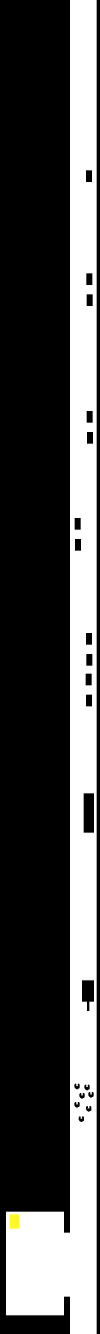
#> input picture data/ultimate_mapa.png, 300 x 4000 px (shown at 1/3 size)
$ python main.py
#> lines starting #> are read from the running program, lines starting #| are printed output that depends on the picture; after the words box and inside, x2 and y2 are one past the last pixel; in counts of white or black regions, pixels touching at a corner belong together
### DoStuff.py
import cv2
import numpy as np
import math
import matplotlib.pyplot as plt
from StateLatticeClass import *


def generate_sl_points(pixels_per_m, angle_step, lin_number):
    # Funkcja generująca punkty, podawane argumenty to liczba pixeli na metr, krok w stopniach i liczba generowanych
    # punktow
    #
#> called with pixels_per_m = 10, angle_step = 5, lin_number = 5
    sl_points = []
    # wyliczany jest indeks srodkowego puntku, ktory zostanie ustalony jak jazda prosto na krotszy dystans niz zakret
    lin_middle = int((lin_number - 1) / 2)
    for sl_step in range(lin_number):
        # sprawdzany jest czy indeks jest indeksem jazdy prosto
        if sl_step == lin_middle:
            # metr do przodu w osi x
            sl_x = 1 * pixels_per_m
            sl_y = 0
            # Przekazanie punktu do listy z argumentami niezbędnymi do dodania go do drzewa
            # Są to odpowiednio wspolrzedne, kat skrecenia opon, nazwa i koszt
            sl_points.append((sl_x, sl_y, 0, '0f', 10))
        else:
            # w przypadku skrętu przejechany dystans w x to zawsze 2 metry
            sl_x = 2 * pixels_per_m
            # następnie w zależności od kata skretu opon (rysunek przedstawiajacy te operacje jest w readme) wyliczana
            # jest wspolrzedna w y
            sl_radius = sl_x / np.sin(abs(sl_step - lin_middle) * np.radians(angle_step))
            sl_y = -(sl_step - lin_middle) / abs(sl_step - lin_middle) \
                   * (sl_radius - np.cos(abs(sl_step - lin_middle) * np.radians(angle_step)) * sl_radius)
            # Przekazanie punktu do listy z argumentami niezbędnymi do dodania go do drzewa
            sl_points.append((sl_x, sl_y, (sl_step - lin_middle) * angle_step, str((sl_step - lin_middle) * angle_step)
                              + 'f', abs(sl_step - lin_middle) * angle_step / 2 + 20))
    # [14 lines of commented-out code are left out]
    return sl_points


def generate_sl_paths(pixels_per_m, angle_step, lin_number):
    # sciezki sa generowane podobnie jak punkty, z tym ze zamiast tylko ostatniego zapisywane sa iteracyjnie wszystkie
#> called with pixels_per_m = 10, angle_step = 5, lin_number = 5
    paths = dict()
    lin_middle = int((lin_number - 1) / 2)
    for path_step in range(lin_number):
        path_points = []
        if path_step == lin_middle:
            xs = np.linspace(0, 10, 11, dtype=np.int32)
            for xy in range(11):
                path_point = [xs[xy], 0]
                path_points.append(path_point)
        else:
            for i in range(0, 31):
                rad = i / 30 * abs(path_step - lin_middle) * np.radians(angle_step)
                radius = 2 / np.sin(abs(path_step - lin_middle) * np.radians(angle_step))
                x = (np.sin(rad) * radius) * pixels_per_m
                y = -(path_step - lin_middle) / abs(path_step - lin_middle) * (radius - np.cos(rad) * radius) \
                    * pixels_per_m
                path_point = [x, y]
                path_points.append(path_point)

        name = str((path_step - lin_middle) * angle_step) + 'f'
        paths[name] = path_points
    for path_step in range(lin_number):
        path_points = []
        if path_step == lin_middle:
            xs = np.linspace(0, -10, 11, dtype=np.int32)
            for xy in range(11):
                path_point = [xs[xy], 0]
                path_points.append(path_point)
        else:
            for i in range(0, 31):
                rad = i / 30 * abs(path_step - lin_middle) * np.radians(angle_step)
                radius = 2 / np.sin(abs(path_step - lin_middle) * np.radians(angle_step))
                x = (np.sin(rad) * radius) * pixels_per_m
                y = -(path_step - lin_middle) / abs(path_step - lin_middle) * (radius - np.cos(rad) * radius) \
                    * pixels_per_m
                path_point = [-x, -y]
                path_points.append(path_point)
        name = str((path_step - lin_middle) * angle_step) + 'r'
        paths[name] = path_points
    return paths


def generate_sl_collision_paths(pixels_per_m, angle_step, lin_number):
    # punkty kolizji generowane sa jak sciezki z mniejsza iloscia iteracji, ale oprocz tego dodawane sa boxy dookola
    # kazdego punktu z rozmiarem w pixelach zdefiniowanym w zmiennej box_size
#> called with pixels_per_m = 10, angle_step = 5, lin_number = 5
    paths = dict()
    box_size = 10
    lin_middle = int((lin_number - 1) / 2)
    for path_step in range(lin_number):
        path_points = []
        if path_step == lin_middle:
            xs = np.linspace(0, 10, 4, dtype=np.int32)
            for xy in range(4):
                path_point = [xs[xy], 0]
                path_points.append(path_point)
                path_points.append([xs[xy] + box_size, box_size])
                path_points.append([xs[xy] + box_size, - box_size])
                path_points.append([xs[xy] - box_size, - box_size])
                path_points.append([xs[xy] - box_size, box_size])
        else:
            for i in range(0, 11):
                rad = i / 10 * abs(path_step - lin_middle) * np.radians(angle_step)
                radius = 2 / np.sin(abs(path_step - lin_middle) * np.radians(angle_step))
                x = (np.sin(rad) * radius) * pixels_per_m
                y = -(path_step - lin_middle) / abs(path_step - lin_middle) * (radius - np.cos(rad) * radius) \
                    * pixels_per_m
                path_point = [x, y]
                path_points.append(path_point)
                corner_x, corner_y = Point.do_rotate(i / 10 * (path_step - lin_middle) * angle_step, box_size, box_size)
                path_points.append([x + corner_x, y + corner_y])
                path_points.append([x + corner_y, y - corner_x])
                path_points.append([x - corner_x, y - corner_y])
                path_points.append([x - corner_y, y + corner_x])

        name = str((path_step - lin_middle) * angle_step) + 'f'
        paths[name] = path_points
    for path_step in range(lin_number):
        path_points = []
        if path_step == lin_middle:
            xs = np.linspace(0, -10, 6, dtype=np.int32)
            for xy in range(6):
                path_point = [xs[xy], 0]
                path_points.append(path_point)
                path_points.append([xs[xy] + box_size, box_size])
                path_points.append([xs[xy] + box_size, - box_size])
                path_points.append([xs[xy] - box_size, - box_size])
                path_points.append([xs[xy] - box_size, box_size])
        else:
            for i in range(0, 11):
                rad = i / 10 * abs(path_step - lin_middle) * np.radians(angle_step)
                radius = 2 / np.sin(abs(path_step - lin_middle) * np.radians(angle_step))
                x = (np.sin(rad) * radius) * pixels_per_m
                y = -(path_step - lin_middle) / abs(path_step - lin_middle) * (radius - np.cos(rad) * radius) \
                    * pixels_per_m
                path_point = [-x, -y]
                path_points.append(path_point)
                corner_x, corner_y = Point.do_rotate(i / 10 * (path_step - lin_middle) * angle_step, box_size, box_size)
                path_points.append([-x + corner_x, -y + corner_y])
                path_points.append([-x + corner_y, -y - corner_x])
                path_points.append([-x - corner_x, -y - corner_y])
                path_points.append([-x - corner_y, -y + corner_x])
        name = str((path_step - lin_middle) * angle_step) + 'r'
        paths[name] = path_points

    # [4 lines of commented-out code are left out]

    return paths


def is_in_map(checked_point, map_height, map_width):
    # finkcja sprawdzajaca czy dany punkt jest na mapie
    if 15 < checked_point.x < map_height - 15 and 15 < checked_point.y < map_width - 15:
        return True
    else:
        return False


# [34 lines of commented-out code are left out]


def read_ultimate_map():
    # funkcja wczytujaca ostateczna mape z miejscem na parking, zwracajaca poza sama mapa rowniez pozycje startowa,
    # koncowa a takze wymiary okienka na ktorym planowany jest ruch
    map_name = "data/ultimate_mapa.png"
    map = cv2.imread(map_name)
    map = np.transpose(map, (1, 0, 2))
    width = 250
    height = 300
    start_pos = (260, 60)
    start = Point(start_pos, None, 270, 0)
    return map, width, height, start_pos, start


def point_finder(queue, end_found, list_of_points, height, width, points, array_of_collision, end_pos, map, end_frame):
    # funkcja dodajaca nowe punkty do drzewa
    # jako argumenty podawana jest kolejka punktow jeszcze nie sprawdzonych, flaga odnosnie znalezienia konca, lista
    # wszystkich punktow, rozmiary okienka, lista z predefiniowanymi punktami i lista kolizji, pozycja koncowa, mapa
    # i flaga znalezienia okienka ze sciezka do pozycji koncowej
    while queue:
        # kolejka sortowana jest po heurystyce
        queue = sorted(queue, key=lambda e: e.heuristics)
        # pobierany jest pierwszy element kolejki
        point = queue.pop(0)
        # generowane sa punkty w odniesieniu do obecnie badanego punktu
        new_points = point.get_state_lattice(list_of_points)
        for new_point in new_points:
            # definiowana jest flaga czy punkt sie nadaje do drzewa
            is_new = True
            # sprawdzamy czy punkt jest na mapie
            if not is_in_map(new_point, height, width):
                continue
            # sprawdzamy czy nie istnieje juz punkt o zblizonej pozycji i orientacji zeby go nie dublowac
            for point in points:
                if abs(new_point.x - point.x) < 15 and abs(new_point.y - point.y) < 15 \
                        and abs(new_point.orientation - point.orientation) <= 1:
                    is_new = False
                    break
            # sprawdzane sa kolizje
            collisions = new_point.return_path(array_of_collision)
            for collision_point in collisions:
                if map[collision_point[0], collision_point[1], 0] == 0:
                    is_new = False
            # jesli faga nie zostala zmieniona, to punkt jest dodawany do list punktow i do kolejki
            if is_new:
                points.append(new_point)
                queue.append(new_point)
                # map[new_point.x, new_point.y] = [1, 1, 255]
                # cv2.imshow('map', map)
                # cv2.waitKey(0)
                # jesli punkt jest w pozycji koncowej przekazywana zmieniana jest flaga
                if abs(new_point.y - end_pos[1]) < 15 and abs(new_point.x - end_pos[0]) < 15\
                        and abs(new_point.orientation % 360 - end_pos[2]) <= 0:
                    if end_frame:
                        end_found = True
                        # print("end found!")
                    break
        # if len(queue) > 200:
        #     break
    return end_found


def create_path(points, array_of_paths, map):
    # narysowanie sciezki na podstawie predefiniowanych wektorow punktow
    for point2 in points:
        path = point2.return_path(array_of_paths)
        if path:
            for point in path:
                map[point[0], point[1]] = [255, 0, 0]


def draw_path(map, points, end_found, end_pos, array_of_paths):
    # narysowanie sciezki ktora zostala wybrana
    # w przypadku gdy nie znaleziono globalnego punktu koncowego, sciezka bedzie prowadzona do lokalnego punktu
    # znajdujacego sie na prawym pasie ruchu
    finish_points = []
    if not end_found:
        for finished_point in points:
            if finished_point.y > 200:
                finish_points.append(finished_point)
    else:
        for finished_point in points:
            if abs(finished_point.y - end_pos[1]) <= 15 and abs(finished_point.x - end_pos[0]) <= 15 \
                    and abs(finished_point.orientation % 360 - end_pos[2]) <= 0:
                finish_points.append(finished_point)
                break
    # print(end_found)
    # if end_found:
    # print(len(finish_points))
    finish_points = sorted(finish_points, key=lambda e: e.heuristics)
    path = [finish_points[0]]

    while True:
        if not len(path) == 0:
            if path[-1].distance == 0:
                break
            for point in points:
                if point.x == path[-1].parent[0] and point.y == path[-1].parent[1]:
                    path.append(point)
                    break
        else:
            break
    if not len(path) == 0:
        for point2 in path:
            path_from_point = point2.return_path(array_of_paths)
            if path_from_point:
                for point in path_from_point:
                    map[point[0], point[1]] = [0, 0, 255]
    map[end_pos[0], end_pos[1]] = [0, 255, 0]

    return map, path[-2]

### StateLatticeClass.py
import cv2
import numpy as np
import math

class Point:
    def __init__(self, position, parent, orientation, distance, name='0f', parent_orient=None, parent_distance=None, reverse=False):
        self.position = position
        self.x = position[0]
        self.y = position[1]
        self.parent = parent
        self.parent_orient = parent_orient
        self.orientation = orientation
        if parent_distance:
            self.distance = parent_distance + distance
        else:
            self.distance = distance
        self.heuristics = self.calculate_heuristics() + self.distance + 3*abs(260 - self.x)
        self.name = name
        self.reverse = reverse

    def __str__(self):
        return f'Class Point:\nPosition: {self.position}\nParent: {self.parent}\n' \
               f'Orientation: {self.orientation}\nHeuristics: {self.heuristics}\nDistance: {self.distance}'

    def calculate_heuristics(self):
        # obliczana jest heurystyka, po fakcie widze ze nie dodalismy tutaj flagi zeby liczylo ja od globalnego punktu
        # jesli jest on osiagalny na obecnym okienku
        return math.sqrt(abs(self.position[0] - 240) * abs(self.position[0] - 240) + abs(self.position[1] - 60) *
                         abs(self.position[1] - 60))

    @staticmethod
    def do_rotate(angle, x, y):
        # funkcja obracajaca punkt o kat, w sumie powinna znalezc sie poza klasa
        rad = np.radians(angle)
        x_prim = x * np.cos(-rad) - y * np.sin(-rad)
        y_prim = x * np.sin(-rad) + y * np.cos(-rad)
        return x_prim, y_prim

    def get_state_lattice(self, points_list):
        # Obrot i przesuniecie predefiniowanych punktow na podstawie obecnego punktu
        sl_points = []
        for point_x, point_y, orientation, name, cost in points_list:
            # ograniczenie maksymalnej zmiany kata skretu kol do 15 stopni na jeden przejechany odcinek
            if abs(int(self.name[:-1]) - orientation) <= 15:
                x, y = self.do_rotate(self.orientation, point_x, point_y)
                orient = orientation + self.orientation
                sl_points.append(Point((int(x) + self.x, int(y) + self.y), self.position, orient, cost, name, self.name,
                                       self.distance, False))
        return sl_points

    def return_path(self, paths_list):
        # zwrocenie odpowiedniego wektora punktow z listy predefiniowanych sciezek na podstawie danych o poprzednim
        # punkcie
        path_points = []
        if self.parent:
            path = paths_list[self.name]
            for point_from_list in path:
                if abs(int(self.name[:-1]) - int(self.parent_orient[:-1])) <= 15:
                    orient = self.orientation - int(self.name[:-1])
                    x, y = self.do_rotate(orient, point_from_list[0], point_from_list[1])
                    path_points.append((self.parent[0] + int(x), self.parent[1] + int(y)))
        return path_points

### main.py
import cv2
import numpy as np
import math
import matplotlib.pyplot as plt
from time import time

from StateLatticeClass import *
from DoStuff import *

# definicja zmiennych potrzebnych do generacji punktow i sciezek
pixels_p_m = 10
angle_st = 5
lines_number = 5
list_of_points = generate_sl_points(pixels_p_m, angle_st, lines_number)
array_of_paths = generate_sl_paths(pixels_p_m, angle_st, lines_number)
array_of_collision = generate_sl_collision_paths(pixels_p_m, angle_st, lines_number)
# wyswietlenie jako wykresu wygenerowanych punktow
for name in array_of_collision:
    path = np.asarray(array_of_collision[name])
    plt.plot(path[:, 0], path[:, 1], 'r*')
plt.show()
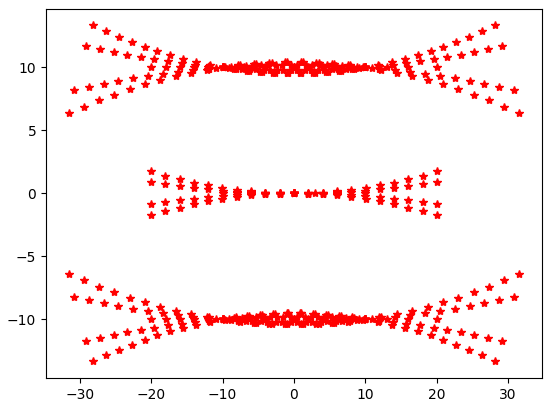
#> figure drawn by matplotlib, 1 panel

# definicja pozycji koncowych
local_end_pos = (260, 240, 270)
global_end_pos = (40, 3660, 90)

# wczytanie mapy
# map, width, height, start_pos, end_pos, start = read_map(7)
map, width, height, start_pos, start = read_ultimate_map()
#> in read_ultimate_map, map is the input picture: shape (4000, 300, 3); mean B, G, R 76.9, 77.2, 77.2
#> in read_ultimate_map, `map = np.transpose(map, (1, 0, 2))`:
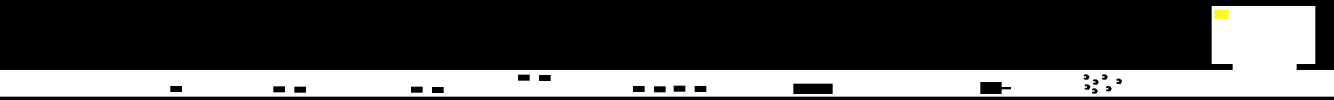
#> map: shape (300, 4000, 3) (shown at 1/3 size); mean B, G, R 76.9, 77.2, 77.2
#> width = 250; height = 300; start_pos = (260, 60)
# ustalenie okienka startowego
y = start_pos[1]
#> y = 60
current_map_frame = map[:, y:y+250]
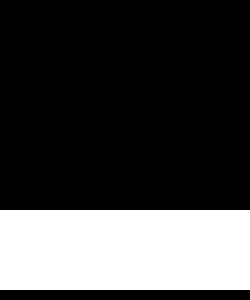
#> current_map_frame: shape (300, 250, 3); 26.7% white; 1 white region, box (x1, y1, x2, y2) and area: (0, 210, 250, 290) 20000
current_map_frame = current_map_frame.copy()

# [13 lines of commented-out code are left out]
end_found = False
end_frame = False
while True:
    # stworzenie listy punktow i kolejki
    points = [start]
    queue = [start]
    # zmierzenie czasu
    start_time = time()
    # wywolanie funkcji tworzacej drzewo
    end_found = point_finder(queue, end_found, list_of_points, height, width, points, array_of_collision, local_end_pos, current_map_frame, end_frame)
#> the loop in point_finder, `while queue:` made 137 passes
    # wyrysowanie drzewa
    create_path(points, array_of_paths, current_map_frame)
#> the loop in create_path, `for point2 in points:` made 137 passes
#> after the loop in create_path, `for point2 in points:`:
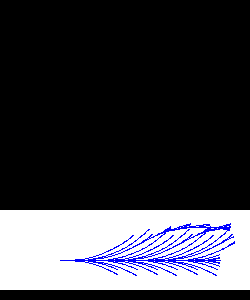
#> map: shape (300, 250, 3); mean B, G, R 68, 61.7, 61.7
    end_time = time()
    # print(end_time - start_time)
    # wyrysowanie wybranej sciezki
    current_map_frame, next_point = draw_path(current_map_frame, points, end_found, local_end_pos, array_of_paths)
#> the loop in draw_path, `for finished_point in points:` made 137 passes
#> the loop in draw_path, `for point2 in path:` made 9 passes
#> after the loop in draw_path, `for point2 in path:`:
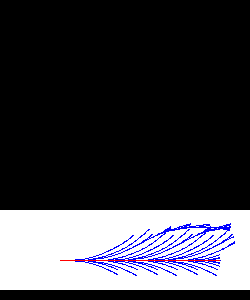
#> map: shape (300, 250, 3); 0.21% of pixels changed, all inside (x1, y1, x2, y2) = (60, 260, 220, 261)
#> in draw_path, `map[end_pos[0], end_pos[1]] = [0, 255, 0]`: map: shape (300, 250, 3); under 0.01% of pixels changed, all inside (x1, y1, x2, y2) = (240, 260, 241, 261)
    current_map_frame = cv2.resize(current_map_frame, (750, 900), interpolation=cv2.INTER_AREA)
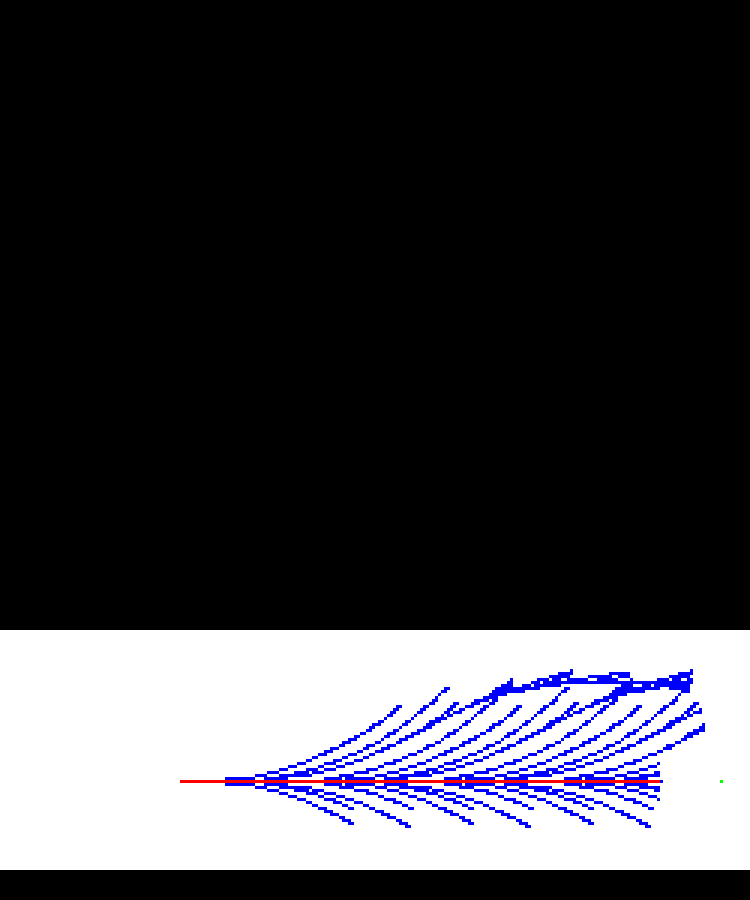
#> current_map_frame: shape (900, 750, 3); mean B, G, R 67.5, 61.7, 62.2
    # wyswietlenie mapy
    cv2.imshow('map', current_map_frame)
    cv2.waitKey(100)
    # wyliczenie zmiany w osi y i przesuniecia okienka
    y_change = next_point.y - start.y
    if not end_found:
        y += y_change

    if y + 250 >= 4000:
        break
    # sprawdzenie czy punkt koncowy jest na okienku i zmiana lokalnego punktu koncowego na globalny
    if y > 3500:
        local_end_pos = (40, 3660 - y, 90)
        end_frame = True
    start = Point((next_point.x, next_point.y - y_change), None, next_point.orientation, 0)
    if end_found:
        start = Point((next_point.x, next_point.y), None, next_point.orientation, 0)
    # przesuniecie okienka
    current_map_frame = map[:, y:y+250]
    current_map_frame = current_map_frame.copy()
cv2.destroyAllWindows()
